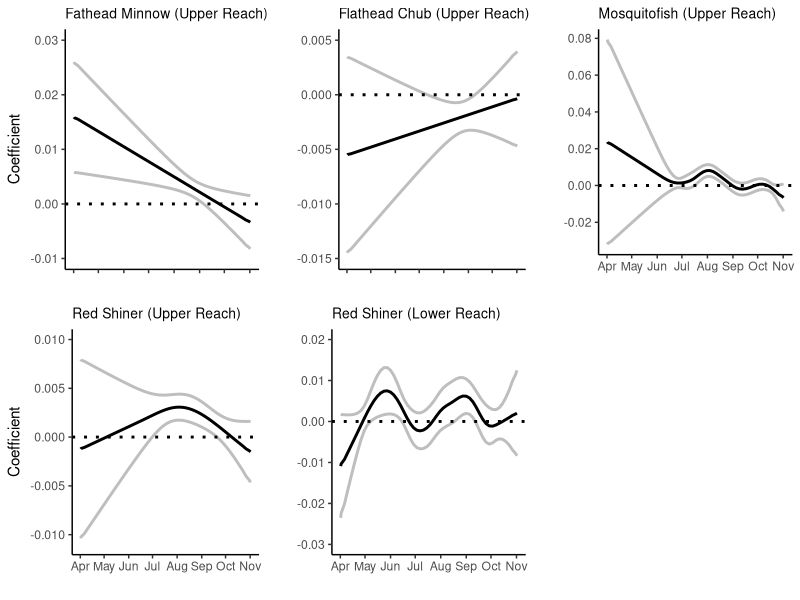

The R source for this figure:
#read me ####
#script is to plot the species/reaches that had signicant FDA results for
#daily extent dry

#libraries ####
library(tidyverse)
library(cowplot)

#data ####
cyplut_is <- read.csv("FDA_Data/Coefs_Isleta_CYPLUT_Extent.csv") %>% 
  mutate(Time = as.Date(Time, origin="1970-01-01"))
gamaff_is <- read.csv("FDA_Data/Coefs_Isleta_GAMAFF_Extent.csv")%>% 
  mutate(Time = as.Date(Time, origin="1970-01-01"))
pimpro_is <- read.csv("FDA_Data/Coefs_Isleta_PIMPRO_Extent.csv")%>% 
  mutate(Time = as.Date(Time, origin="1970-01-01"))
plagra_is <- read.csv("FDA_Data/Coefs_Isleta_PLAGRA_Extent.csv")%>% 
  mutate(Time = as.Date(Time, origin="1970-01-01"))

cyplut_san_a <- read.csv("FDA_Data/Coefs_SanAcacia_CYPLUT_Extent.csv")%>% 
  mutate(Time = as.Date(Time, origin="1970-01-01"))

#plotting code

  #cyplut - isleta
pl_cyp_is <- cyplut_is %>% 
  ggplot(aes(x = Time, y = Coef))+
  geom_line(size = 1)+
  geom_line(aes(x=Time, y = UpperCI), color = "grey", size = 1)+
  geom_line(aes(x=Time, y = LowerCI), color = "grey", size = 1)+
  geom_hline(yintercept = 0, linetype = "dotted", size = 1)+
  ylab("Coefficient")+ xlab("")+
  ylim(-0.011, 0.010)+
  theme_classic()+
  ggtitle("Red Shiner (Upper Reach)")+
  theme(plot.title = element_text(size = 10))+
  scale_x_date(date_breaks = "1 month", date_labels = "%b")

  #gamaff - isleta
pl_gam_is <-gamaff_is %>% 
  ggplot(aes(x = Time, y = Coef))+
  geom_line(size = 1)+
  geom_line(aes(x=Time, y = UpperCI), color = "grey", size = 1)+
  geom_line(aes(x=Time, y = LowerCI), color = "grey", size = 1)+
  geom_hline(yintercept = 0, linetype = "dotted", size = 1)+
  ylab("")+ xlab("")+
  scale_y_continuous(breaks = seq(-0.04, 0.08, 0.02))+
  theme_classic()+
  ggtitle("Mosquitofish (Upper Reach)")+
  theme(plot.title = element_text(size = 10))+
  scale_x_date(date_breaks = "1 month", date_labels = "%b")


  #pimpro - isleta
pl_pim_is <-pimpro_is %>% 
  ggplot(aes(x = Time, y = Coef))+
  geom_line(size = 1)+
  geom_line(aes(x=Time, y = UpperCI), color = "grey", size = 1)+
  geom_line(aes(x=Time, y = LowerCI), color = "grey", size = 1)+
  geom_hline(yintercept = 0, linetype = "dotted", size = 1)+
  ylab("Coefficient")+ xlab("")+
  scale_y_continuous(limits = c(-0.01, 0.03), breaks = c(-.01, 0.0, 0.01, 0.02, 0.03))+
  theme_classic()+
  ggtitle("Fathead Minnow (Upper Reach)")+
  theme(plot.title = element_text(size = 10), axis.text.x=element_blank())+
  scale_x_date(date_breaks = "1 month", date_labels = "%b")


  #plagra - isleta
pl_pla_is <-plagra_is %>% 
  ggplot(aes(x = Time, y = Coef))+
  geom_line(size = 1)+
  geom_line(aes(x=Time, y = UpperCI), color = "grey", size = 1)+
  geom_line(aes(x=Time, y = LowerCI), color = "grey", size = 1)+
  geom_hline(yintercept = 0, linetype = "dotted", size = 1)+
  ylab("")+ xlab("")+
  ylim(-0.015, 0.005)+
  theme_classic()+
  ggtitle("Flathead Chub (Upper Reach)")+
  theme(plot.title = element_text(size = 10), axis.text.x=element_blank())+
  scale_x_date(date_breaks = "1 month", date_labels = "%b")


  #cyplut - san acacai
pl_cyp_san <-cyplut_san_a %>% 
  ggplot(aes(x = Time, y = Coef))+
  geom_line(size = 1)+
  geom_line(aes(x=Time, y = UpperCI), color = "grey", size = 1)+
  geom_line(aes(x=Time, y = LowerCI), color = "grey", size = 1)+
  geom_hline(yintercept = 0, linetype = "dotted", size = 1)+
  ylab("")+ xlab("")+
  ylim(-0.03, 0.02)+
  theme_classic()+
  ggtitle("Red Shiner (Lower Reach)")+
  theme(plot.title = element_text(size = 10))+
  scale_x_date(date_breaks = "1 month", date_labels = "%b")


tiff("Figures/FDA_Extent.jpg", units= "in", width = 8, height = 6, res = 600)
plot_grid(pl_pim_is, pl_pla_is, pl_gam_is, pl_cyp_is, pl_cyp_san)
dev.off()
